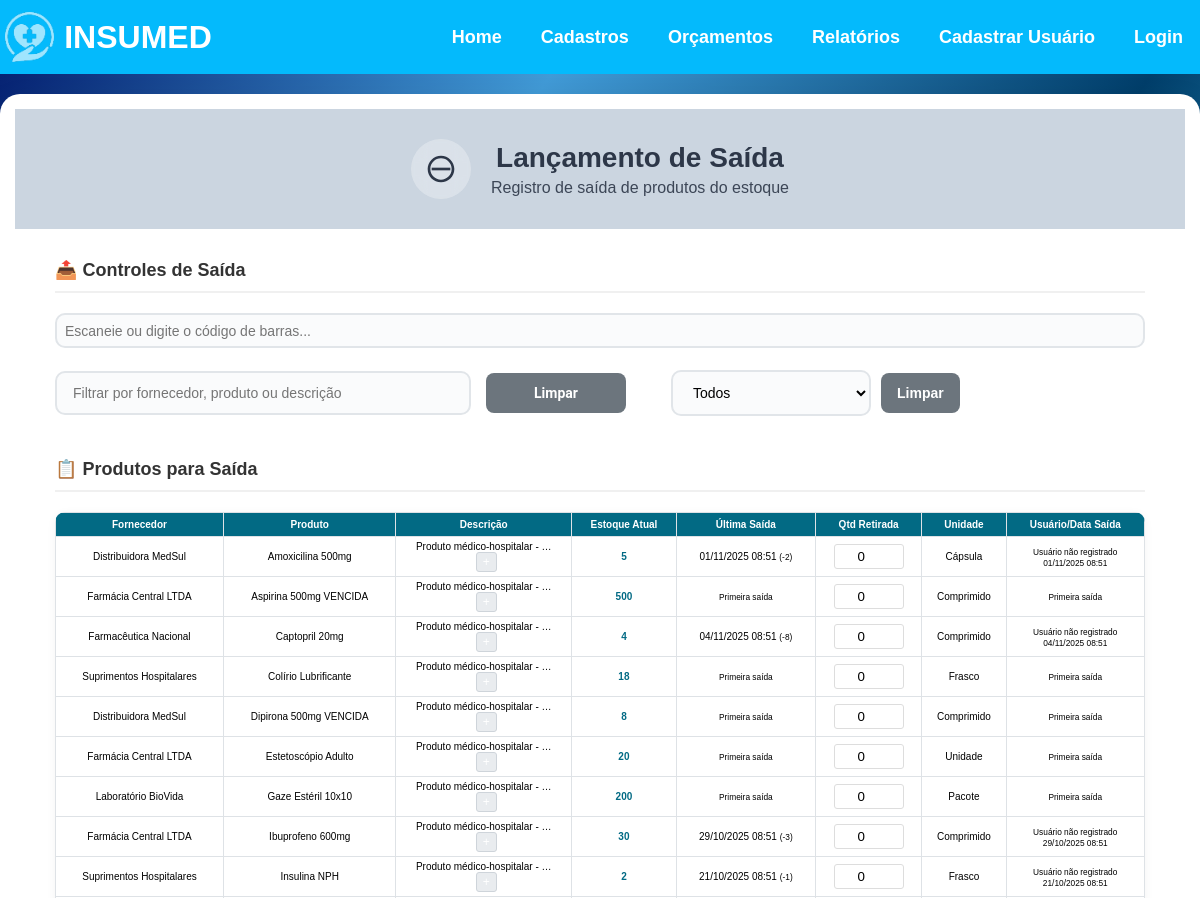
Before: /relatorio-saida/ (upper part) with the older database file.
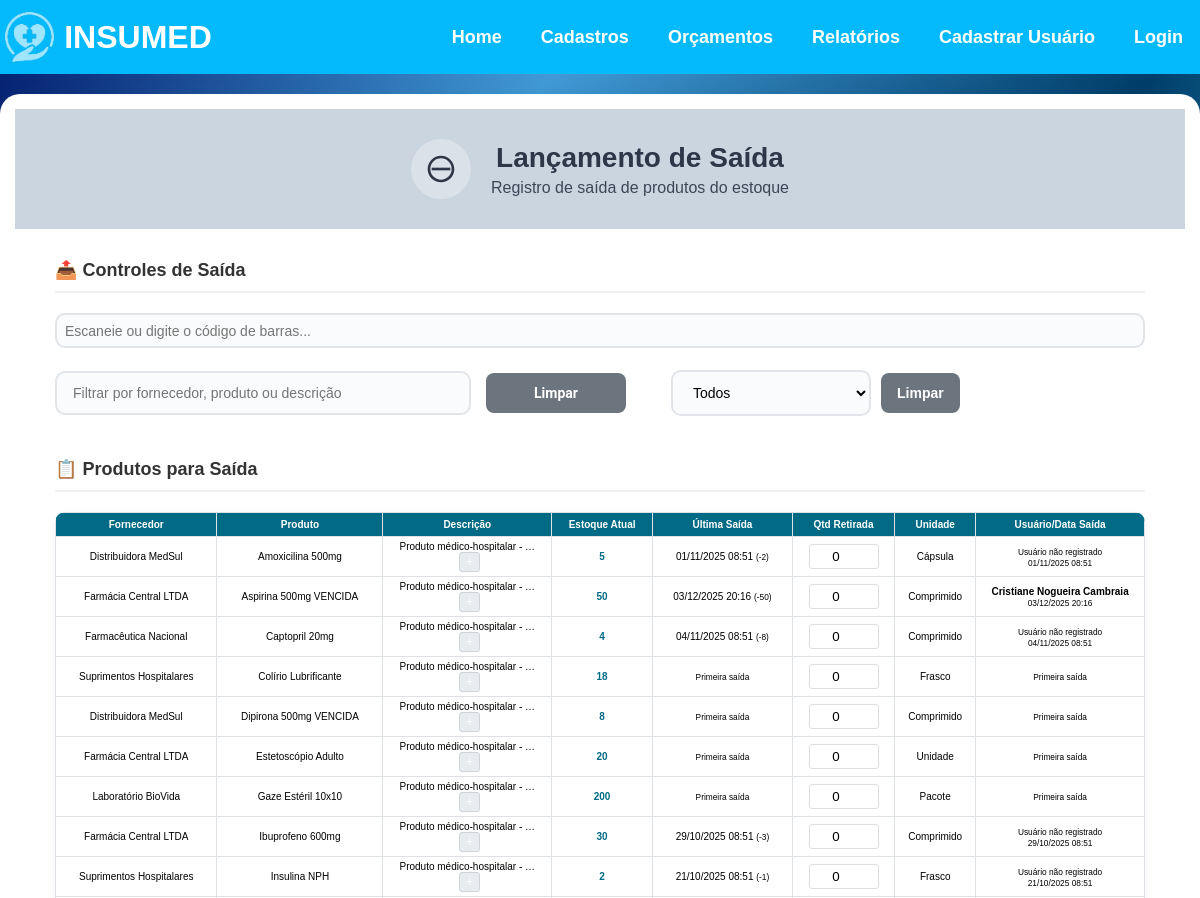
After: the same page with the newer database file.
### app/models.py (models this page shows, shortened)
class Produto(models.Model):
    UNIDADE_CHOICES = [
        ('Unidades', 'Unidades'),
        ('Caixa', 'Caixa'),
    ]
    nome = models.CharField(max_length=100)
    codigo_barras = models.CharField(max_length=50, blank=True, null=True, unique=True)
    preco = models.DecimalField(max_digits=10, decimal_places=2)
    preco_compra = models.DecimalField(max_digits=10, decimal_places=2, blank=True, null=True)
    descricao = models.TextField(blank=True, null=True)
    fornecedor = models.ForeignKey(Fornecedor, on_delete=models.CASCADE, related_name="produtos", null=True, blank=True)
    data_hora = models.DateTimeField(default=timezone.now)
    unidade = models.CharField(max_length=50, choices=UNIDADE_CHOICES, default="Unidades")
    quantidade = models.IntegerField()
    validade = models.DateField(blank=True, null=True)
    observacao = models.TextField(blank=True, null=True)

class Fornecedor(models.Model):
    nome = models.CharField(max_length=200, unique=True)
    cnpj = models.CharField(max_length=20, unique=True)  # Usar CharField pois pode conter caracteres especiais
    endereco = models.CharField(max_length=200)
    bairro = models.CharField(max_length=200)
    complemento = models.CharField(max_length=200, blank=True, null=True)  # Pode ser opcional
    data_nascimento = models.DateField()
    cidade = models.CharField(max_length=200)
    uf = models.CharField(max_length=2)
    cep = models.CharField(max_length=10)  # Também CharField por conta do formato
    email = models.EmailField(max_length=200)  # Melhor usar EmailField para validação
    telefone = models.CharField(max_length=20)
    ativo = models.BooleanField(default=True)

class MovimentacaoEstoque(models.Model):
    TIPO_CHOICES = [
        ('ENTRADA', 'Entrada'),
        ('SAIDA', 'Saída'),
    ]
    produto = models.ForeignKey(Produto, on_delete=models.CASCADE)
    tipo = models.CharField(max_length=10, choices=TIPO_CHOICES)
    quantidade = models.IntegerField()
    data_hora = models.DateTimeField(default=timezone.now)
    usuario = models.ForeignKey(Usuario, on_delete=models.SET_NULL, null=True, blank=True)
    class Meta:
        ordering = ['-data_hora']

class Usuario(models.Model):
    UF_CHOICES = [
        ('AC', 'Acre'), ('AL', 'Alagoas'), ('AP', 'Amapá'), ('AM', 'Amazonas'),
        ('BA', 'Bahia'), ('CE', 'Ceará'), ('DF', 'Distrito Federal'), ('ES', 'Espírito Santo'),
        ('GO', 'Goiás'), ('MA', 'Maranhão'), ('MT', 'Mato Grosso'), ('MS', 'Mato Grosso do Sul'),
        ('MG', 'Minas Gerais'), ('PA', 'Pará'), ('PB', 'Paraíba'), ('PR', 'Paraná'),
        ('PE', 'Pernambuco'), ('PI', 'Piauí'), ('RJ', 'Rio de Janeiro'), ('RN', 'Rio Grande do Norte'),
        ('RS', 'Rio Grande do Sul'), ('RO', 'Rondônia'), ('RR', 'Roraima'), ('SC', 'Santa Catarina'),
        ('SP', 'São Paulo'), ('SE', 'Sergipe'), ('TO', 'Tocantins')
    ]
    nome = models.CharField(max_length=200, unique=True)
    email = models.EmailField(max_length=200, unique=True)
    cpf = models.CharField(max_length=20, unique=True)
    endereco = models.CharField(max_length=200)
    cidade = models.CharField(max_length=200)
    uf = models.CharField(max_length=2, choices=UF_CHOICES)
    telefone = models.CharField(max_length=20)
    data_nascimento = models.DateField()
    senha = models.CharField(max_length=128)
    ativo = models.BooleanField(default=True)
    tentativas_login = models.IntegerField(default=0)
    bloqueado = models.BooleanField(default=False)
    data_bloqueio = models.DateTimeField(null=True, blank=True)

### app/views.py (the view, shortened to what this page needs)
# urls.py: path('relatorio-saida/', views.relatorio_saida, name='relatorio_saida'),
def relatorio_saida(request):
    periodo = request.GET.get('periodo')
    produtos = Produto.objects.all().order_by('nome')
    for produto in produtos:
        produto.ultima_saida = MovimentacaoEstoque.objects.filter(
            produto=produto,
            tipo='SAIDA'
        ).order_by('-data_hora').first()
    return render(request, 'relatorio_saida.html', {'produtos': produtos})

### app/context_processors.py (called while the page is built)
def usuario_logado(request):
    try:
        from .models import Usuario
        context = {
            'admin_logado': 'admin_logado' in request.session,
            'notificacoes_count': 0
        }
        if 'usuario_logado' in request.session:
            try:
                usuario = Usuario.objects.get(id=request.session['usuario_logado'])
                context['usuario_logado'] = usuario
            except Usuario.DoesNotExist:
                context['usuario_logado'] = None
        else:
            context['usuario_logado'] = None
        return context
    except Exception:
        return {
            'usuario_logado': None,
            'admin_logado': False,
            'notificacoes_count': 0
        }

### app/templates/relatorio_saida.html (shortened to what the changed rows need)
{% extends 'base.html' %}
{% block content %}
<div class="saida-container">
    <div class="header-section">
        <div class="icon-title">
            <div>
                <h1>Lançamento de Saída</h1>
            </div>
        </div>
    </div>
    <div class="data-section">
        <form method="post">
            <div class="table-responsive">
                <table class="modern-table">
                <thead>
                    <tr>
                        <th>Fornecedor</th>
                        <th>Produto</th>
                        <th>Descrição</th>
                        <th>Estoque Atual</th>
                        <th>Última Saída</th>
                        <th>Qtd Retirada</th>
                        <th>Unidade</th>
                        <th>Usuário/Data Saída</th>
                    </tr>
                </thead>
                <tbody>
                    {% for produto in produtos %}
                    <tr class="produto-saida-row" data-fornecedor="{{ produto.fornecedor.nome|lower }}" data-produto="{{ produto.nome|lower }}" data-descricao="{{ produto.descricao|default:''|lower }}">
                        <td>{{ produto.fornecedor.nome }}</td>
                        <td>{{ produto.nome }}</td>
                        <td class="descricao-cell">
                            {% if produto.descricao %}
                                <span class="descricao-preview">{{ produto.descricao|truncatechars:30 }}</span>
                                {% if produto.descricao|length > 30 %}
                                    <button type="button" class="btn-expandir-desc" onclick="toggleDescricaoTabela(this)">+</button>
                                {% endif %}
                            {% else %}
                                <small>Sem descrição</small>
                            {% endif %}
                        </td>
                        <td class="estoque-atual">{{ produto.quantidade }}</td>
                        <td class="ultima-saida">
                            {% if produto.ultima_saida %}
                                {{ produto.ultima_saida.data_hora|date:"d/m/Y H:i" }}
                                <small>(-{{ produto.ultima_saida.quantidade }})</small>
                            {% else %}
                                <small>Primeira saída</small>
                            {% endif %}
                        </td>
                        <td class="quantidade-input">
                            <input type="number" name="quantidade_{{ produto.id }}" min="0" value="0">
                        </td>
                        <td>{{ produto.unidade }}</td>
                        <td class="usuario-saida">
                            {% if produto.ultima_saida and produto.ultima_saida.usuario %}
                                <strong>{{ produto.ultima_saida.usuario.nome }}</strong><br>
                                <small>{{ produto.ultima_saida.data_hora|date:"d/m/Y H:i" }}</small>
                            {% elif produto.ultima_saida %}
                                <small>Usuário não registrado</small><br>
                                <small>{{ produto.ultima_saida.data_hora|date:"d/m/Y H:i" }}</small>
                            {% else %}
                                <small>Primeira saída</small>
                            {% endif %}
                        </td>
                    </tr>
                    {% empty %}
                    <tr id="nenhumProdutoSaida">
                        <td colspan="8" class="no-data">Nenhum produto encontrado</td>
                    </tr>
                    {% endfor %}
                </tbody>
            </table>
            </div>
        </form>
    </div>
</div>
{% endblock %}

Changed rows visible on the page:
changed Produto "Aspirina 500mg VENCIDA": quantidade "500" → "50"; ultima_saida.data_hora (not shown) → "03/12/2025 20:16"; ultima_saida.quantidade (not shown) → "50"; ultima_saida.usuario.nome (not shown) → "Cristiane Nogueira Cambraia"; text "Primeira saída Primeira saída" → "(- )"
